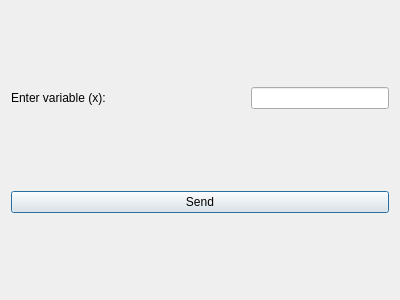
<?xml version="1.0" encoding="UTF-8"?>
<ui version="4.0">
 <class>XWindow</class>
 <widget class="QDialog" name="XWindow">
  <property name="geometry">
   <rect>
    <x>0</x>
    <y>0</y>
    <width>400</width>
    <height>300</height>
   </rect>
  </property>
  <property name="windowTitle">
   <string>Dialog</string>
  </property>
  <layout class="QGridLayout" name="gridLayout">
   <item row="0" column="0">
    <layout class="QHBoxLayout" name="horizontalLayout">
     <item>
      <widget class="QLabel" name="label">
       <property name="text">
        <string>Enter variable (x):</string>
       </property>
      </widget>
     </item>
     <item>
      <spacer name="horizontalSpacer">
       <property name="orientation">
        <enum>Qt::Horizontal</enum>
       </property>
       <property name="sizeHint" stdset="0">
        <size>
         <width>20</width>
         <height>20</height>
        </size>
       </property>
      </spacer>
     </item>
     <item>
      <widget class="QLineEdit" name="line_var"/>
     </item>
    </layout>
   </item>
   <item row="1" column="0">
    <widget class="QPushButton" name="button_send">
     <property name="text">
      <string>Send</string>
     </property>
    </widget>
   </item>
  </layout>
 </widget>
 <resources/>
 <connections/>
</ui>
